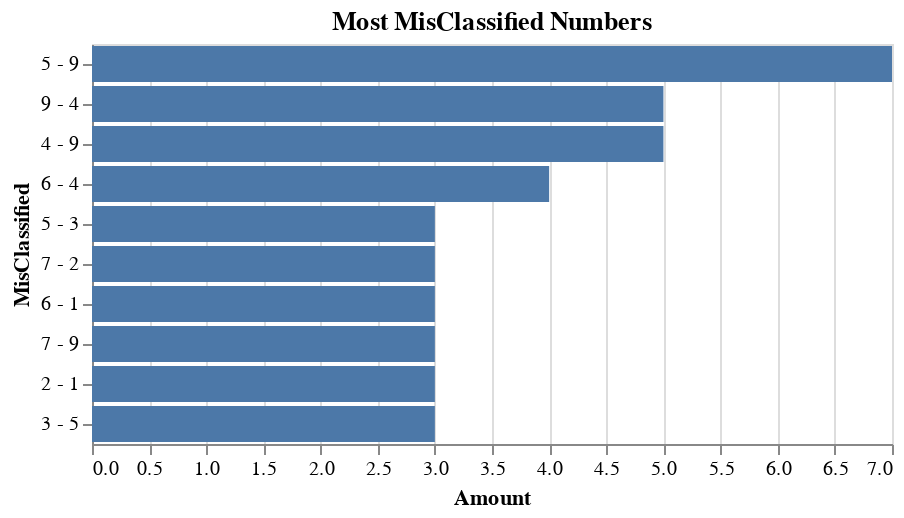

This figure's notebook cell:
### Code cell
s_mis_classify = pd.Series(mis_classify).value_counts()[:10]
df_classify = pd.DataFrame({"MisClassified": s_mis_classify.index, "Amount": s_mis_classify})
alt.Chart(df_classify).mark_bar().encode(
    alt.Y("MisClassified", sort="-x"),
    alt.X("Amount")
).properties(title = "Most MisClassified Numbers")

### Figure 1 — Vega-Lite specification as saved in the notebook (floating-point values rounded to 4 significant figures)
{"config": {"view": {"continuousWidth": 400, "continuousHeight": 300}}, "data": {"name": "data-d59053e5e8b7d1562309ffe7b6f4ec76"}, "mark": "bar", "encoding": {"x": {"field": "Amount", "type": "quantitative"}, "y": {"field": "MisClassified", "sort": "-x", "type": "nominal"}}, "title": "Most MisClassified Numbers", "$schema": "https://vega.github.io/schema/vega-lite/v4.17.0.json", "datasets": {"data-d59053e5e8b7d1562309ffe7b6f4ec76": [{"MisClassified": "5 - 9", "Amount": 7}, {"MisClassified": "9 - 4", "Amount": 5}, {"MisClassified": "4 - 9", "Amount": 5}, {"MisClassified": "6 - 4", "Amount": 4}, {"MisClassified": "5 - 3", "Amount": 3}, {"MisClassified": "7 - 2", "Amount": 3}, {"MisClassified": "6 - 1", "Amount": 3}, {"MisClassified": "7 - 9", "Amount": 3}, {"MisClassified": "2 - 1", "Amount": 3}, {"MisClassified": "3 - 5", "Amount": 3}]}}
